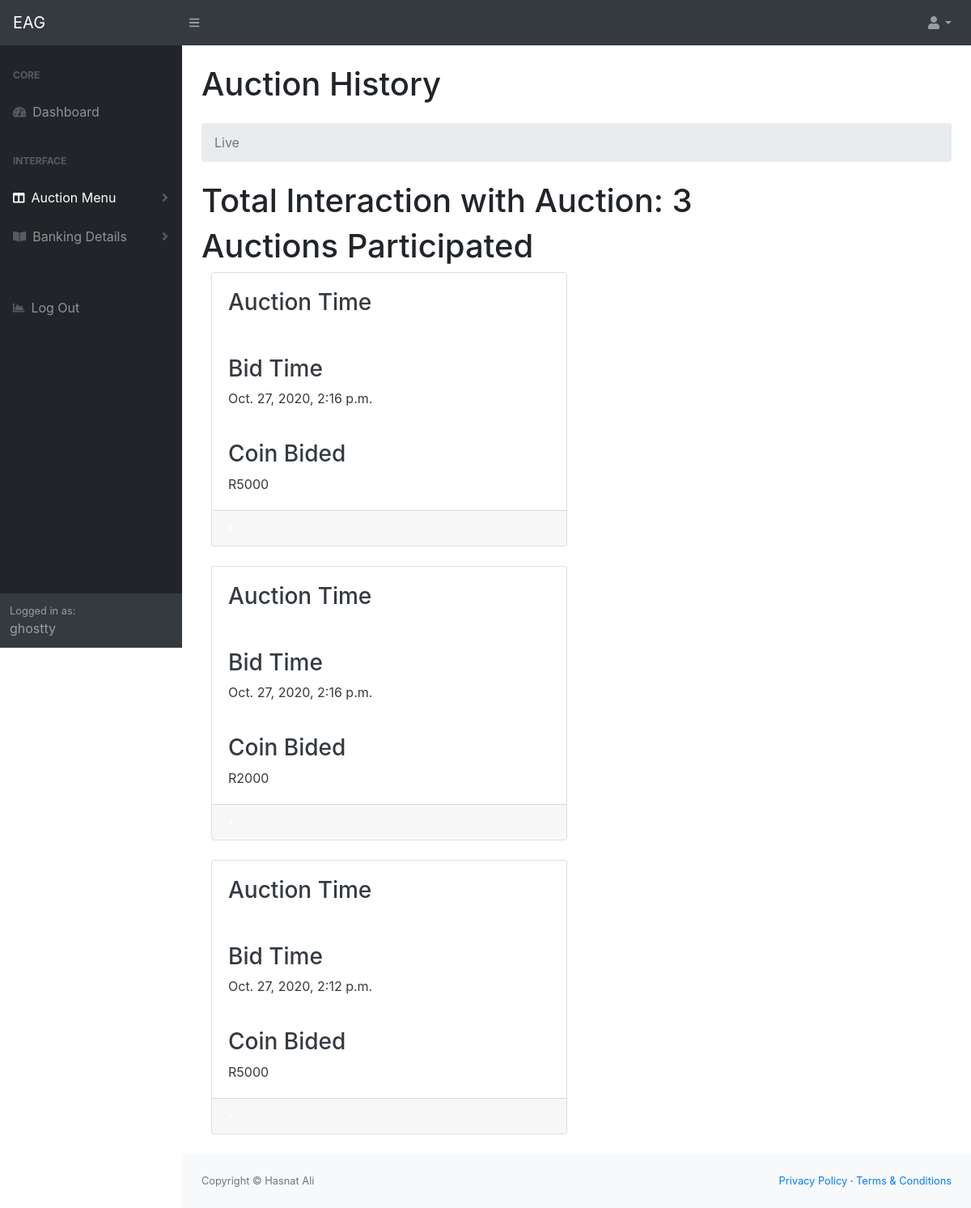
The page /AuctionHistory/ (signed in) on the database as committed earlier.
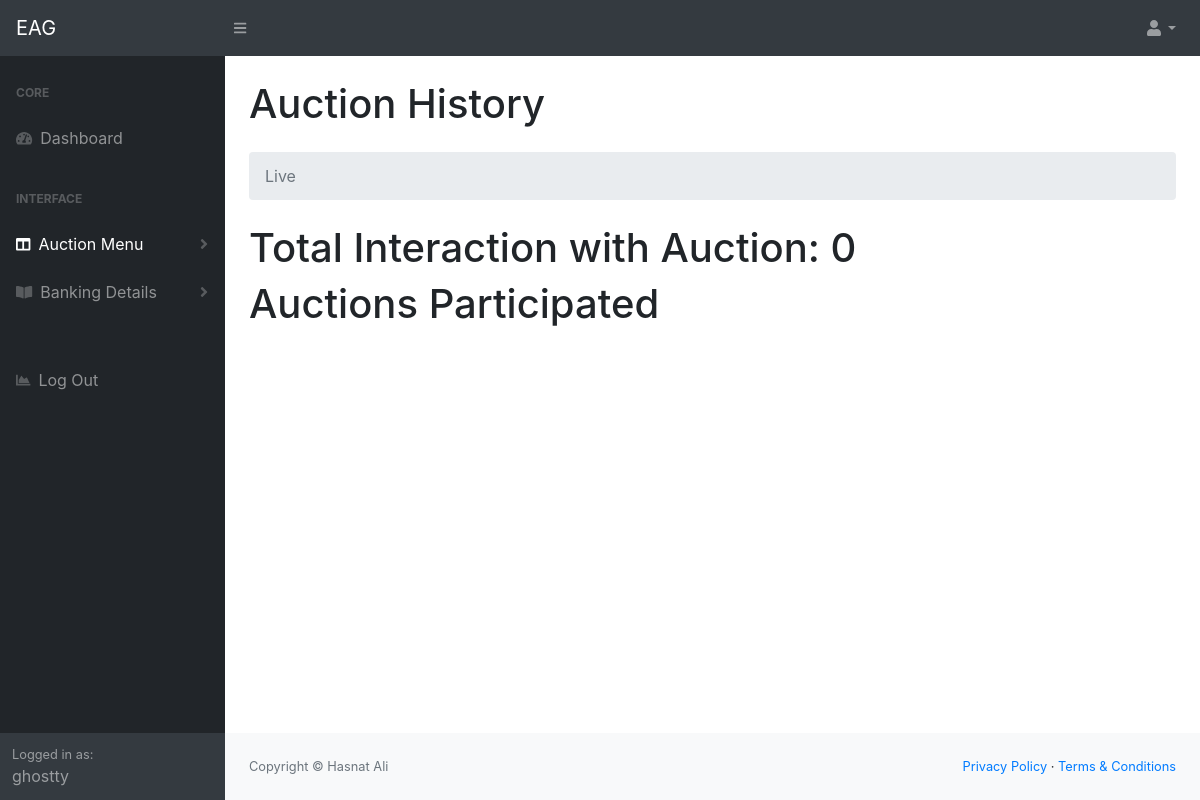
The same page on the database as committed later.
### dashboard/models.py (models this page shows, shortened)
class Bids(models.Model):
    customer = models.ForeignKey(Customer, null=True, on_delete= models.SET_NULL)
    auction = models.ForeignKey(Auction, null=True, on_delete= models.SET_NULL)
    CATEGORY = (
			('500', 'R500'),
			('1000', 'R1000'),
			('2000', 'R2000'),
			('5000', 'R5000'),
			)
    bided =models.CharField(max_length=200, null=True, choices=CATEGORY)
    remainingbid = models.IntegerField(default=0)
    date_created = models.DateTimeField(auto_now_add=True, null=True)

### dashboard/views.py (the view)
# urls.py: path('AuctionHistory/', views.auctionhistory, name="auction_history"),
@login_required(login_url="homepage")
def auctionhistory(request):
    customer = request.user.customer
    bids = customer.bids_set.all().order_by('-date_created')
    totalauctions = bids.count()
    context = {
        'customer': customer,
        'bids': bids,
        'totalauctions': totalauctions,
    }
    return render(request, 'dashboard/dist/AuctionHistory.html', context)

### dashboard/templates/dashboard/dist/AuctionHistory.html (shortened to what this page needs)
<!DOCTYPE html>
{% load static %}
<html lang="en">
<head>
    <link href="{%static 'css/styles.css' %}" rel="stylesheet" />
    <link href="https://cdn.datatables.net/1.10.20/css/dataTables.bootstrap4.min.css" rel="stylesheet"
 />
</head>
<body class="sb-nav-fixed">
    <nav class="sb-topnav navbar navbar-expand navbar-dark bg-dark">
        <a class="navbar-brand" href="{% url 'dashboard' %}">EAG</a>
        <button class="btn btn-link btn-sm order-1 order-lg-0" id="sidebarToggle" href=""><i
                class="fas fa-bars"></i></button>
        <ul class="navbar-nav ml-auto ml-md-0">
            <li class="nav-item dropdown">
                <a class="nav-link dropdown-toggle" id="userDropdown" href="#" role="button" data-toggle="dropdown"
                    aria-haspopup="true" aria-expanded="false"><i class="fas fa-user fa-fw"></i></a>
            </li>
        </ul>
    </nav>
    <div id="layoutSidenav">
        <div id="layoutSidenav_nav">
            <nav class="sb-sidenav accordion sb-sidenav-dark" id="sidenavAccordion">
                <div class="sb-sidenav-menu">
                    <div class="nav">
                        <div class="sb-sidenav-menu-heading">Core</div>
                        <a class="nav-link" href="{% url 'dashboard' %}">
                            <div class="sb-nav-link-icon"><i class="fas fa-tachometer-alt"></i></div>
                            Dashboard
                        </a>
                        <div class="sb-sidenav-menu-heading">Interface</div>
                        <a class="nav-link collapsed" href="" data-toggle="collapse" data-target="#collapseLayouts"
                            aria-expanded="false" aria-controls="collapseLayouts">
                            <div class="sb-nav-link-icon"><i class="fas fa-columns"></i></div>
                            Auction Menu
                            <div class="sb-sidenav-collapse-arrow"><i class="fas fa-angle-down"></i></div>
                        </a>
                        <a class="nav-link collapsed" href="#" data-toggle="collapse" data-target="#collapsePages"
                            aria-expanded="false" aria-controls="collapsePages">
                            <div class="sb-nav-link-icon"><i class="fas fa-book-open"></i></div>
                            Banking Details
                            <div class="sb-sidenav-collapse-arrow"><i class="fas fa-angle-down"></i></div>
                        </a>
                        <div class="sb-sidenav-menu-heading"></div>
                        <a class="nav-link" href="{% url 'logout' %}">
                            <div class="sb-nav-link-icon"><i class="fas fa-chart-area"></i></div>
                            Log Out
                        </a>
                    </div>
                </div>
                <div class="sb-sidenav-footer">
                    <div class="small">Logged in as:</div>
                    {{request.user}}
                </div>
            </nav>
        </div>
        <div id="layoutSidenav_content">
            <main>
                <div class="container-fluid">
                    <h1 class="mt-4">Auction History</h1>
                    <ol class="breadcrumb mb-4">
                        <li class="breadcrumb-item active">Live</li>
                    </ol>
                    <h1>Total Interaction with Auction: {{totalauctions}}</h1>
                    <h1>Auctions Participated</h1>
                    {% for bid in bids %}
                    <div class="col-lg-6">
                        <div class="card  text-dark mb-4">
                            <div class="card-body">
                                <h3>Auction Time</h3> {{bid.auction.date_created}}
                            </div>
                            <div class="card-body">
                                <h3>Bid Time</h3> {{bid.date_created}}
                            </div>
                            <div class="card-body">
                                <h3>Coin Bided</h3> R{{bid.bided}}
                            </div>
                            <div class="card-footer d-flex align-items-center justify-content-between">
                                <div class="small text-white"><i class="fas fa-angle-right"></i></div>
                            </div>
                        </div>
                    </div>
                    {% endfor %}
            </main>
            <footer class="py-4 bg-light mt-auto">
                <div class="container-fluid">
                    <div class="d-flex align-items-center justify-content-between small">
                        <div class="text-muted">Copyright &copy; Hasnat Ali</div>
                        <div>
                            <a href="#">Privacy Policy</a>
                            &middot;
                            <a href="#">Terms &amp; Conditions</a>
                        </div>
                    </div>
                </div>
            </footer>
        </div>
    </div>
</body>
</html>

Rows that differ between the two databases and show on the page:
removed Bids: date_created "Oct. 27, 2020, 2:16 p.m.", bided "5000"
removed Bids: date_created "Oct. 27, 2020, 2:16 p.m.", bided "2000"
removed Bids: date_created "Oct. 27, 2020, 2:12 p.m.", bided "5000"
Other text that changed with them:
{{ totalauctions }}: "3" → "0"
